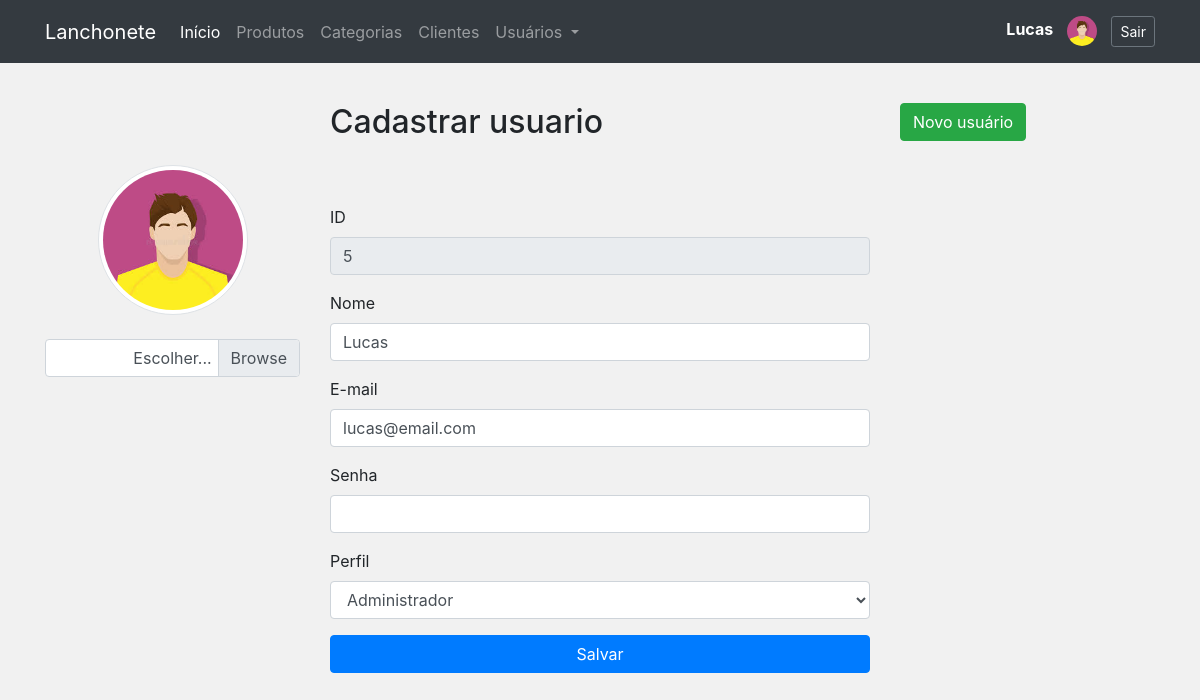
Page /form_usuario.php?id=5 (signed in) on the committed database.
### tables this page shows
CREATE TABLE `usuarios` (
  `id` int NOT NULL AUTO_INCREMENT,
  `nome` varchar(100) NOT NULL,
  `email` varchar(100) NOT NULL,
  `senha` varchar(100) NOT NULL,
  `imagem` varchar(255) DEFAULT NULL,
  `perfil_id` int DEFAULT NULL,
  PRIMARY KEY (`id`),
  KEY `fk_perfil_idx` (`perfil_id`),
  CONSTRAINT `fk_perfil` FOREIGN KEY (`perfil_id`) REFERENCES `perfis` (`id`)
);

CREATE TABLE `perfis` (
  `id` int NOT NULL AUTO_INCREMENT,
  `descricao` varchar(45) NOT NULL COMMENT 'Esta tabela armazenará todos os perfis que o sistema possa necessitar.',
  `status` char(1) NOT NULL DEFAULT '1',
  PRIMARY KEY (`id`)
);

### classes/Conexao.php (called while the page is built, shortened)
<?php
class Conexao
{
	private $host;
	private $user;
	private $password;
	public function __construct() {
		$this->host = 'mysql:host=localhost;dbname=lanchonete_api';
		$this->user = 'root';
		$this->password = 'root';
	}
    public function conectar() {
    	try {
			$conn = new PDO(
							$this->host,
							$this->user,
							$this->password
						);
			return $conn;
		} catch (PDOException $e) {
			echo 'Erro na conexao. Erro reportado: ' . $e->getMessage();
			exit;
		}
    }
}

### classes/UsuarioDAO.php (called while the page is built, shortened)
<?php
require_once 'Model.php';
class UsuarioDAO extends Model
{
    public function __construct()
    {
     	$this->class = 'Usuario';
     	$this->tabela = 'usuarios';
    }
}

### classes/Model.php (called while the page is built, shortened)
<?php
require 'Conexao.php';
class Model
{
	protected $tabela;
	protected $class;
	protected $db;
	public function __construct()
	{
		$conexao = new Conexao();
		$this->db = $conexao->conectar();
	}
    public function listar($condicao = '')
    {
        $where = '';
    	$sql = "SELECT * FROM {$this->tabela} {$where}";
    	$stmt = $this->db->prepare($sql);
    	$stmt->setFetchMode(PDO::FETCH_CLASS, $this->class);
    	$stmt->execute();
    	return $stmt->fetchAll();
    }
    public function get($id)
    {
    	$sql = "SELECT * FROM {$this->tabela} WHERE id = {$id}";
    	$stmt = $this->db->prepare($sql);
    	$stmt->setFetchMode(PDO::FETCH_CLASS, $this->class);
    	$stmt->execute();
    	return $stmt->fetch();
    }
}

### classes/Usuario.php (called while the page is built, shortened)
<?php
class Usuario
{
	private $id;
	private $nome;
	private $email;
    private $imagem;
    private $perfil_id;
    public function getId()
    {
        return $this->id;
    }
    public function getNome()
    {
        return $this->nome;
    }
    public function getEmail()
    {
        return $this->email;
    }
    public function getImagem()
    {
        return $this->imagem;
    }
    public function getPerfilId()
    {
        return $this->perfil_id;
    }
}

### classes/PerfilDAO.php (called while the page is built, shortened)
<?php
require_once 'Model.php';
class PerfilDAO extends Model
{
    public function __construct()
    {
        $this->tabela = 'perfis';
        $this->class = 'Perfil';
    }
}

### classes/Perfil.php (called while the page is built, shortened)
<?php
class Perfil
{
	private $id;
	private $descricao;
    public function getId()
    {
        return $this->id;
    }
    public function getDescricao()
    {
        return $this->descricao;
    }
}

### form_usuario.php (the view, shortened to what this page needs)
<?php include './layout/header.php'; ?>
<?php include './layout/menu.php'; ?>
<?php
	require 'classes/Usuario.php';
	require 'classes/UsuarioDAO.php';
	require 'classes/Perfil.php';
	require 'classes/PerfilDAO.php';
	$perfilDAO = new PerfilDAO();
	$perfis = $perfilDAO->listar();
	$usuario = new Usuario();
	if(isset($_GET['id']) && $_GET['id'] != '') {
		$id = $_GET['id'];
		$usuarioDAO = new UsuarioDAO();
		$usuario = $usuarioDAO->get($id);
	}
?>
<div class="row" style="margin-top:40px">
	<div class="col-6 offset-3">
		<h2>Cadastrar usuario</h2>
	</div>
	<div class="col-2">
		<a href="form_usuario.php" class="btn btn-success">Novo usuário</a>
	</div>
</div>
<form action="controle_usuario.php?acao=<?= ( $usuario->getId() != '' ? 'editar' : 'cadastrar' )?>" method="post" enctype="multipart/form-data">
	<div class="row">
		<div class="col-3 text-center">
			<img src="/assets/img/usuarios/<?= ($usuario->getImagem() != '' && file_exists('assets/img/usuarios/'.$usuario->getImagem()) ? $usuario->getImagem() : 'usuario.png') ?>" alt="" width="150" class="rounded-circle img-thumbnail" id="fotopreview">
			<br>
			<br>
			<div class="custom-file">
			  <label class="custom-file-label" for="imagem">Escolher...</label>
			</div>
		</div>
		<div class="col-6">
			<p>&nbsp;</p>
				<div class="form-group">
					<label for="id">ID</label>
					<input type="text" class="form-control" name="id" id="id" value="<?=($usuario->getId() != '' ? $usuario->getId() : '')?>" readonly>
				</div>
				<div class="form-group">
					<label for="nome">Nome</label>
					<input type="text" class="form-control" name="nome" id="nome" required value="<?= ($usuario->getNome() != '' ? $usuario->getNome() : '') ?>">
				</div>
				<div class="form-group">
					<label for="email">E-mail</label>
					<input type="email" name="email" id="email" class="form-control" required value="<?= ($usuario->getEmail() != '' ? $usuario->getEmail() : ''); ?>">
				</div>
				<div class="form-group">
					<label for="senha">Senha</label>
					<input type="password" name="senha" id="senha" class="form-control"
					<?= ($usuario->getId() == '' ? ' required' : '' ) ?>>
				</div>
				<div class="form-group">
					<label for="perfil_id">Perfil</label>
					<select class="form-control" name="perfil_id" id="perfil_id">
					<?php foreach ($perfis as $perfil): ?>
						<option value="<?= $perfil->getId() ?>"
							<?= ($perfil->getId() == $usuario->getPerfilId() ? 'selected' : '') ?>
							><?= $perfil->getDescricao() ?></option>
					<?php endforeach; ?>
					</select>
				</div>
				<div class="form-group">
					<button type="submit" class="btn btn-primary w-100">Salvar</button>
				</div>
		</div>
	</div>
</form>
<?php include './layout/footer.php'; ?>

### assets/css/estilo.css (style rules this page uses)
body { background: #f1f1f1; }
.row { margin-bottom: 15px; }

### rows in the picture
usuarios: imagem (picture), id "5", nome "Lucas", email "lucas@email.com", perfil_id "Administrador"

### other values in the picture
$_SESSION['nome'] "Lucas"
